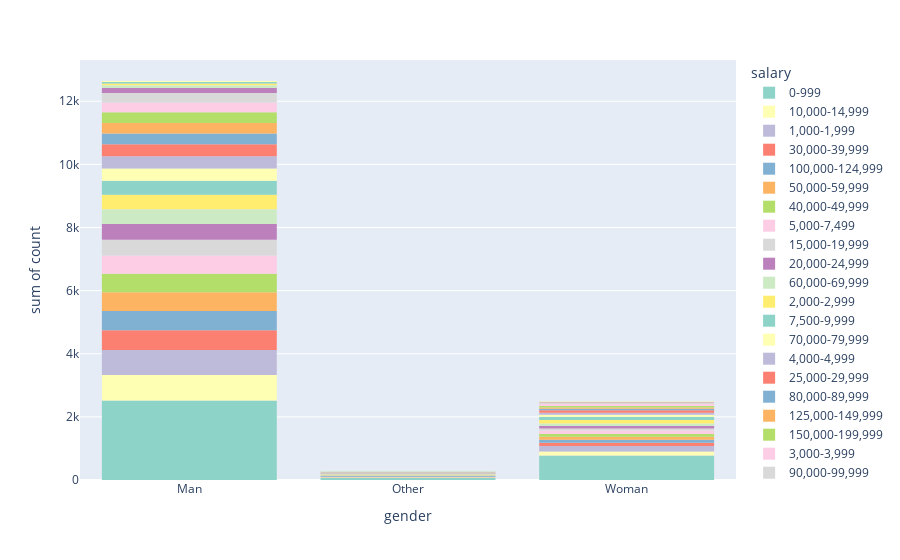

Write notebook code for a chart like this one.
### Code cell
fig = px.histogram(df8, y='count', color='salary', x='gender',
                  color_discrete_sequence=px.colors.qualitative.Set3)
fig.show()

### Figure 1 — Plotly figure (JSON) as saved in the notebook; plotly's stock layout.template omitted (floating-point values rounded to 4 significant figures)
{"data": [{"alignmentgroup": "True", "bingroup": "x", "histfunc": "sum", "hovertemplate": "salary=0-999<br>gender=%{x}<br>sum of count=%{y}<extra></extra>", "legendgroup": "0-999", "marker": {"color": "rgb(141,211,199)", "pattern": {"shape": ""}}, "name": "0-999", "offsetgroup": "0-999", "orientation": "v", "showlegend": true, "type": "histogram", "x": ["Man", "Other", "Woman"], "xaxis": "x", "y": [2520, 74, 775], "yaxis": "y"}, {"alignmentgroup": "True", "bingroup": "x", "histfunc": "sum", "hovertemplate": "salary=10,000-14,999<br>gender=%{x}<br>sum of count=%{y}<extra></extra>", "legendgroup": "10,000-14,999", "marker": {"color": "rgb(255,255,179)", "pattern": {"shape": ""}}, "name": "10,000-14,999", "offsetgroup": "10,000-14,999", "orientation": "v", "showlegend": true, "type": "histogram", "x": ["Man", "Other", "Woman"], "xaxis": "x", "y": [809, 10, 131], "yaxis": "y"}, {"alignmentgroup": "True", "bingroup": "x", "histfunc": "sum", "hovertemplate": "salary=1,000-1,999<br>gender=%{x}<br>sum of count=%{y}<extra></extra>", "legendgroup": "1,000-1,999", "marker": {"color": "rgb(190,186,218)", "pattern": {"shape": ""}}, "name": "1,000-1,999", "offsetgroup": "1,000-1,999", "orientation": "v", "showlegend": true, "type": "histogram", "x": ["Man", "Other", "Woman"], "xaxis": "x", "y": [789, 7, 173], "yaxis": "y"}, {"alignmentgroup": "True", "bingroup": "x", "histfunc": "sum", "hovertemplate": "salary=30,000-39,999<br>gender=%{x}<br>sum of count=%{y}<extra></extra>", "legendgroup": "30,000-39,999", "marker": {"color": "rgb(251,128,114)", "pattern": {"shape": ""}}, "name": "30,000-39,999", "offsetgroup": "30,000-39,999", "orientation": "v", "showlegend": true, "type": "histogram", "x": ["Man", "Other", "Woman"], "xaxis": "x", "y": [625, 11, 105], "yaxis": "y"}, {"alignmentgroup": "True", "bingroup": "x", "histfunc": "sum", "hovertemplate": "salary=100,000-124,999<br>gender=%{x}<br>sum of count=%{y}<extra></extra>", "legendgroup": "100,000-124,999", "marker": {"color": "rgb(128,177,211)", "pattern": {"shape": ""}}, "name": "100,000-124,999", "offsetgroup": "100,000-124,999", "orientation": "v", "showlegend": true, "type": "histogram", "x": ["Man", "Other", "Woman"], "xaxis": "x", "y": [611, 22, 92], "yaxis": "y"}, {"alignmentgroup": "True", "bingroup": "x", "histfunc": "sum", "hovertemplate": "salary=50,000-59,999<br>gender=%{x}<br>sum of count=%{y}<extra></extra>", "legendgroup": "50,000-59,999", "marker": {"color": "rgb(253,180,98)", "pattern": {"shape": ""}}, "name": "50,000-59,999", "offsetgroup": "50,000-59,999", "orientation": "v", "showlegend": true, "type": "histogram", "x": ["Man", "Other", "Woman"], "xaxis": "x", "y": [592, 13, 92], "yaxis": "y"}, {"alignmentgroup": "True", "bingroup": "x", "histfunc": "sum", "hovertemplate": "salary=40,000-49,999<br>gender=%{x}<br>sum of count=%{y}<extra></extra>", "legendgroup": "40,000-49,999", "marker": {"color": "rgb(179,222,105)", "pattern": {"shape": ""}}, "name": "40,000-49,999", "offsetgroup": "40,000-49,999", "orientation": "v", "showlegend": true, "type": "histogram", "x": ["Man", "Other", "Woman"], "xaxis": "x", "y": [586, 12, 90], "yaxis": "y"}, {"alignmentgroup": "True", "bingroup": "x", "histfunc": "sum", "hovertemplate": "salary=5,000-7,499<br>gender=%{x}<br>sum of count=%{y}<extra></extra>", "legendgroup": "5,000-7,499", "marker": {"color": "rgb(252,205,229)", "pattern": {"shape": ""}}, "name": "5,000-7,499", "offsetgroup": "5,000-7,499", "orientation": "v", "showlegend": true, "type": "histogram", "x": ["Man", "Other", "Woman"], "xaxis": "x", "y": [579, 9, 111], "yaxis": "y"}, {"alignmentgroup": "True", "bingroup": "x", "histfunc": "sum", "hovertemplate": "salary=15,000-19,999<br>gender=%{x}<br>sum of count=%{y}<extra></extra>", "legendgroup": "15,000-19,999", "marker": {"color": "rgb(217,217,217)", "pattern": {"shape": ""}}, "name": "15,000-19,999", "offsetgroup": "15,000-19,999", "orientation": "v", "showlegend": true, "type": "histogram", "x": ["Man", "Other", "Woman"], "xaxis": "x", "y": [504, 6, 63], "yaxis": "y"}, {"alignmentgroup": "True", "bingroup": "x", "histfunc": "sum", "hovertemplate": "salary=20,000-24,999<br>gender=%{x}<br>sum of count=%{y}<extra></extra>", "legendgroup": "20,000-24,999", "marker": {"color": "rgb(188,128,189)", "pattern": {"shape": ""}}, "name": "20,000-24,999", "offsetgroup": "20,000-24,999", "orientation": "v", "showlegend": true, "type": "histogram", "x": ["Man", "Other", "Woman"], "xaxis": "x", "y": [500, 8, 79], "yaxis": "y"}, {"alignmentgroup": "True", "bingroup": "x", "histfunc": "sum", "hovertemplate": "salary=60,000-69,999<br>gender=%{x}<br>sum of count=%{y}<extra></extra>", "legendgroup": "60,000-69,999", "marker": {"color": "rgb(204,235,197)", "pattern": {"shape": ""}}, "name": "60,000-69,999", "offsetgroup": "60,000-69,999", "orientation": "v", "showlegend": true, "type": "histogram", "x": ["Man", "Other", "Woman"], "xaxis": "x", "y": [462, 7, 82], "yaxis": "y"}, {"alignmentgroup": "True", "bingroup": "x", "histfunc": "sum", "hovertemplate": "salary=2,000-2,999<br>gender=%{x}<br>sum of count=%{y}<extra></extra>", "legendgroup": "2,000-2,999", "marker": {"color": "rgb(255,237,111)", "pattern": {"shape": ""}}, "name": "2,000-2,999", "offsetgroup": "2,000-2,999", "orientation": "v", "showlegend": true, "type": "histogram", "x": ["Man", "Other", "Woman"], "xaxis": "x", "y": [461, 8, 106], "yaxis": "y"}, {"alignmentgroup": "True", "bingroup": "x", "histfunc": "sum", "hovertemplate": "salary=7,500-9,999<br>gender=%{x}<br>sum of count=%{y}<extra></extra>", "legendgroup": "7,500-9,999", "marker": {"color": "rgb(141,211,199)", "pattern": {"shape": ""}}, "name": "7,500-9,999", "offsetgroup": "7,500-9,999", "orientation": "v", "showlegend": true, "type": "histogram", "x": ["Man", "Other", "Woman"], "xaxis": "x", "y": [440, 9, 103], "yaxis": "y"}, {"alignmentgroup": "True", "bingroup": "x", "histfunc": "sum", "hovertemplate": "salary=70,000-79,999<br>gender=%{x}<br>sum of count=%{y}<extra></extra>", "legendgroup": "70,000-79,999", "marker": {"color": "rgb(255,255,179)", "pattern": {"shape": ""}}, "name": "70,000-79,999", "offsetgroup": "70,000-79,999", "orientation": "v", "showlegend": true, "type": "histogram", "x": ["Man", "Other", "Woman"], "xaxis": "x", "y": [391, 8, 65], "yaxis": "y"}, {"alignmentgroup": "True", "bingroup": "x", "histfunc": "sum", "hovertemplate": "salary=4,000-4,999<br>gender=%{x}<br>sum of count=%{y}<extra></extra>", "legendgroup": "4,000-4,999", "marker": {"color": "rgb(190,186,218)", "pattern": {"shape": ""}}, "name": "4,000-4,999", "offsetgroup": "4,000-4,999", "orientation": "v", "showlegend": true, "type": "histogram", "x": ["Man", "Other", "Woman"], "xaxis": "x", "y": [386, 4, 66], "yaxis": "y"}, {"alignmentgroup": "True", "bingroup": "x", "histfunc": "sum", "hovertemplate": "salary=25,000-29,999<br>gender=%{x}<br>sum of count=%{y}<extra></extra>", "legendgroup": "25,000-29,999", "marker": {"color": "rgb(251,128,114)", "pattern": {"shape": ""}}, "name": "25,000-29,999", "offsetgroup": "25,000-29,999", "orientation": "v", "showlegend": true, "type": "histogram", "x": ["Man", "Other", "Woman"], "xaxis": "x", "y": [383, 8, 79], "yaxis": "y"}, {"alignmentgroup": "True", "bingroup": "x", "histfunc": "sum", "hovertemplate": "salary=80,000-89,999<br>gender=%{x}<br>sum of count=%{y}<extra></extra>", "legendgroup": "80,000-89,999", "marker": {"color": "rgb(128,177,211)", "pattern": {"shape": ""}}, "name": "80,000-89,999", "offsetgroup": "80,000-89,999", "orientation": "v", "showlegend": true, "type": "histogram", "x": ["Man", "Other", "Woman"], "xaxis": "x", "y": [339, 6, 46], "yaxis": "y"}, {"alignmentgroup": "True", "bingroup": "x", "histfunc": "sum", "hovertemplate": "salary=125,000-149,999<br>gender=%{x}<br>sum of count=%{y}<extra></extra>", "legendgroup": "125,000-149,999", "marker": {"color": "rgb(253,180,98)", "pattern": {"shape": ""}}, "name": "125,000-149,999", "offsetgroup": "125,000-149,999", "orientation": "v", "showlegend": true, "type": "histogram", "x": ["Man", "Other", "Woman"], "xaxis": "x", "y": [337, 6, 36], "yaxis": "y"}, {"alignmentgroup": "True", "bingroup": "x", "histfunc": "sum", "hovertemplate": "salary=150,000-199,999<br>gender=%{x}<br>sum of count=%{y}<extra></extra>", "legendgroup": "150,000-199,999", "marker": {"color": "rgb(179,222,105)", "pattern": {"shape": ""}}, "name": "150,000-199,999", "offsetgroup": "150,000-199,999", "orientation": "v", "showlegend": true, "type": "histogram", "x": ["Man", "Other", "Woman"], "xaxis": "x", "y": [334, 11, 47], "yaxis": "y"}, {"alignmentgroup": "True", "bingroup": "x", "histfunc": "sum", "hovertemplate": "salary=3,000-3,999<br>gender=%{x}<br>sum of count=%{y}<extra></extra>", "legendgroup": "3,000-3,999", "marker": {"color": "rgb(252,205,229)", "pattern": {"shape": ""}}, "name": "3,000-3,999", "offsetgroup": "3,000-3,999", "orientation": "v", "showlegend": true, "type": "histogram", "x": ["Man", "Woman"], "xaxis": "x", "y": [314, 66], "yaxis": "y"}, {"alignmentgroup": "True", "bingroup": "x", "histfunc": "sum", "hovertemplate": "salary=90,000-99,999<br>gender=%{x}<br>sum of count=%{y}<extra></extra>", "legendgroup": "90,000-99,999", "marker": {"color": "rgb(217,217,217)", "pattern": {"shape": ""}}, "name": "90,000-99,999", "offsetgroup": "90,000-99,999", "orientation": "v", "showlegend": true, "type": "histogram", "x": ["Man", "Other", "Woman"], "xaxis": "x", "y": [301, 10, 39], "yaxis": "y"}, {"alignmentgroup": "True", "bingroup": "x", "histfunc": "sum", "hovertemplate": "salary=200,000-249,999<br>gender=%{x}<br>sum of count=%{y}<extra></extra>", "legendgroup": "200,000-249,999", "marker": {"color": "rgb(188,128,189)", "pattern": {"shape": ""}}, "name": "200,000-249,999", "offsetgroup": "200,000-249,999", "orientation": "v", "showlegend": true, "type": "histogram", "x": ["Man", "Other", "Woman"], "xaxis": "x", "y": [160, 2, 15], "yaxis": "y"}, {"alignmentgroup": "True", "bingroup": "x", "histfunc": "sum", "hovertemplate": "salary=300,000-499,999<br>gender=%{x}<br>sum of count=%{y}<extra></extra>", "legendgroup": "300,000-499,999", "marker": {"color": "rgb(204,235,197)", "pattern": {"shape": ""}}, "name": "300,000-499,999", "offsetgroup": "300,000-499,999", "orientation": "v", "showlegend": true, "type": "histogram", "x": ["Man", "Other", "Woman"], "xaxis": "x", "y": [81, 4, 6], "yaxis": "y"}, {"alignmentgroup": "True", "bingroup": "x", "histfunc": "sum", "hovertemplate": "salary=250,000-299,999<br>gender=%{x}<br>sum of count=%{y}<extra></extra>", "legendgroup": "250,000-299,999", "marker": {"color": "rgb(255,237,111)", "pattern": {"shape": ""}}, "name": "250,000-299,999", "offsetgroup": "250,000-299,999", "orientation": "v", "showlegend": true, "type": "histogram", "x": ["Man", "Other", "Woman"], "xaxis": "x", "y": [61, 5, 9], "yaxis": "y"}, {"alignmentgroup": "True", "bingroup": "x", "histfunc": "sum", "hovertemplate": "salary=>1,000,000<br>gender=%{x}<br>sum of count=%{y}<extra></extra>", "legendgroup": ">1,000,000", "marker": {"color": "rgb(141,211,199)", "pattern": {"shape": ""}}, "name": ">1,000,000", "offsetgroup": ">1,000,000", "orientation": "v", "showlegend": true, "type": "histogram", "x": ["Man", "Other", "Woman"], "xaxis": "x", "y": [48, 6, 4], "yaxis": "y"}, {"alignmentgroup": "True", "bingroup": "x", "histfunc": "sum", "hovertemplate": "salary=500,000-999,999<br>gender=%{x}<br>sum of count=%{y}<extra></extra>", "legendgroup": "500,000-999,999", "marker": {"color": "rgb(255,255,179)", "pattern": {"shape": ""}}, "name": "500,000-999,999", "offsetgroup": "500,000-999,999", "orientation": "v", "showlegend": true, "type": "histogram", "x": ["Man", "Other", "Woman"], "xaxis": "x", "y": [29, 1, 2], "yaxis": "y"}], "layout": {"barmode": "relative", "legend": {"title": {"text": "salary"}, "tracegroupgap": 0}, "margin": {"t": 60}, "xaxis": {"anchor": "y", "domain": [0, 1], "title": {"text": "gender"}}, "yaxis": {"anchor": "x", "domain": [0, 1], "title": {"text": "sum of count"}}}}
